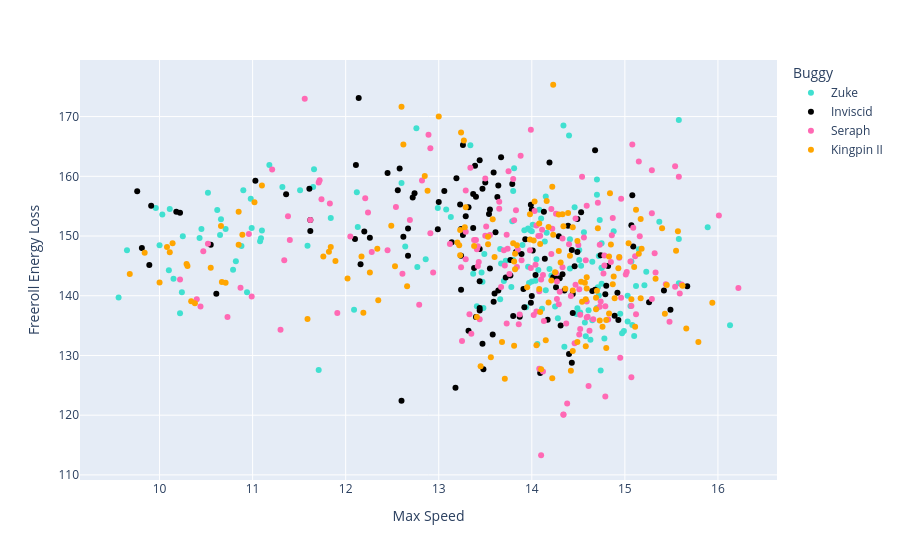

Write notebook code for a chart like this one.
### Code cell
px.scatter(freerolls, x='Max Speed', y='Freeroll Energy Loss', color='Buggy', hover_data=['Driver', 'Buggy', 'Date', 'Roll Number', 'Roll Start Time'], color_discrete_map=cmap)

### Figure 1 — Plotly figure (JSON) as saved in the notebook; plotly's stock layout.template omitted (floating-point values rounded to 4 significant figures; data arrays with more than 128 entries replaced by an {"elided": "..."} marker saying what was removed)
{"data": [{"customdata": {"elided": "142x5 mixed values"}, "hovertemplate": "Buggy=%{customdata[1]}<br>Max Speed=%{x}<br>Freeroll Energy Loss=%{y}<br>Driver=%{customdata[0]}<br>Date=%{customdata[2]}<br>Roll Number=%{customdata[3]}<br>Roll Start Time=%{customdata[4]}<extra></extra>", "legendgroup": "Zuke", "marker": {"color": "turquoise", "symbol": "circle"}, "mode": "markers", "name": "Zuke", "orientation": "v", "showlegend": true, "type": "scatter", "x": {"elided": "142 float values"}, "xaxis": "x", "y": {"elided": "142 float values"}, "yaxis": "y"}, {"customdata": {"elided": "127x5 mixed values"}, "hovertemplate": "Buggy=%{customdata[1]}<br>Max Speed=%{x}<br>Freeroll Energy Loss=%{y}<br>Driver=%{customdata[0]}<br>Date=%{customdata[2]}<br>Roll Number=%{customdata[3]}<br>Roll Start Time=%{customdata[4]}<extra></extra>", "legendgroup": "Inviscid", "marker": {"color": "black", "symbol": "circle"}, "mode": "markers", "name": "Inviscid", "orientation": "v", "showlegend": true, "type": "scatter", "x": [14.44, 15.09, 13.58, 13.47, 14.4, 13.92, 13.59, 13.4, 13.44, 13.72, 13.26, 12.74, 12.26, 13.99, 13.24, 14.46, 13.55, 13.14, 14.65, 14.68, 15.49, 14.26, 14.3, 14.8, 14.09, 14.93, 11.62, 14.79, 14.74, 14.92, 14.29, 14.49, 13.44, 13.4, 13.06, 13.64, 12.72, 14.49, 14.53, 13.44, 14.13, 14.01, 14.0, 12.14, 13.18, 9.91, 9.76, 11.61, 12.62, 12.6, 12.67, 11.36, 12.11, 13.79, 13.0, 13.61, 12.2, 11.03, 13.44, 13.32, 12.1, 12.16, 13.64, 13.99, 13.67, 13.89, 13.37, 13.32, 14.19, 13.54, 13.5, 13.39, 14.14, 10.61, 13.23, 13.19, 13.24, 13.29, 9.81, 13.59, 9.89, 10.55, 13.37, 13.93, 13.44, 13.48, 13.83, 12.45, 13.26, 13.24, 12.56, 13.77, 13.6, 14.31, 13.91, 14.17, 13.87, 10.18, 10.22, 13.38, 12.67, 13.55, 15.42, 15.07, 14.25, 14.43, 13.63, 14.82, 14.23, 12.58, 13.47, 11.62, 14.44, 14.04, 13.8, 13.77, 14.35, 14.33, 15.26, 14.43, 14.89, 15.67, 14.68, 15.08, 12.99, 14.0, 14.39], "xaxis": "x", "y": [137.1, 148.2, 133.5, 157.9, 130.2, 138.1, 139.0, 136.4, 142.4, 143.0, 150.2, 157.2, 149.7, 138.8, 141.0, 144.9, 144.6, 148.9, 140.8, 164.4, 137.6, 141.4, 142.9, 141.7, 127.1, 135.9, 152.7, 140.3, 146.8, 140.5, 149.9, 147.3, 162.7, 156.6, 157.5, 158.4, 156.5, 152.8, 154.0, 137.5, 154.1, 147.6, 140.0, 173.1, 124.6, 155.1, 157.5, 157.9, 149.9, 122.4, 151.3, 157.0, 161.9, 158.7, 155.7, 150.7, 150.8, 159.3, 138.0, 134.1, 149.5, 145.3, 140.9, 155.2, 163.2, 147.0, 151.3, 154.8, 162.3, 153.7, 159.0, 161.8, 146.2, 140.3, 155.3, 159.7, 151.2, 153.3, 148.0, 160.6, 145.1, 148.5, 157.0, 149.4, 147.8, 127.7, 147.3, 160.5, 165.3, 146.7, 157.7, 146.0, 140.4, 135.0, 141.1, 136.0, 136.5, 154.1, 153.9, 144.7, 146.7, 154.4, 140.9, 151.8, 143.0, 147.7, 156.6, 145.0, 143.1, 161.3, 131.9, 150.8, 140.3, 143.5, 136.6, 143.4, 140.9, 143.6, 138.9, 128.8, 136.7, 141.6, 141.0, 156.8, 151.1, 154.5, 151.7], "yaxis": "y"}, {"customdata": {"elided": "169x5 mixed values"}, "hovertemplate": "Buggy=%{customdata[1]}<br>Max Speed=%{x}<br>Freeroll Energy Loss=%{y}<br>Driver=%{customdata[0]}<br>Date=%{customdata[2]}<br>Roll Number=%{customdata[3]}<br>Roll Start Time=%{customdata[4]}<extra></extra>", "legendgroup": "Seraph", "marker": {"color": "hotpink", "symbol": "circle"}, "mode": "markers", "name": "Seraph", "orientation": "v", "showlegend": true, "type": "scatter", "x": {"elided": "169 float values"}, "xaxis": "x", "y": {"elided": "169 float values"}, "yaxis": "y"}, {"customdata": {"elided": "140x5 mixed values"}, "hovertemplate": "Buggy=%{customdata[1]}<br>Max Speed=%{x}<br>Freeroll Energy Loss=%{y}<br>Driver=%{customdata[0]}<br>Date=%{customdata[2]}<br>Roll Number=%{customdata[3]}<br>Roll Start Time=%{customdata[4]}<extra></extra>", "legendgroup": "Kingpin II", "marker": {"color": "orange", "symbol": "circle"}, "mode": "markers", "name": "Kingpin II", "orientation": "v", "showlegend": true, "type": "scatter", "x": {"elided": "140 float values"}, "xaxis": "x", "y": {"elided": "140 float values"}, "yaxis": "y"}], "layout": {"legend": {"title": {"text": "Buggy"}, "tracegroupgap": 0}, "margin": {"t": 60}, "xaxis": {"anchor": "y", "domain": [0, 1], "title": {"text": "Max Speed"}}, "yaxis": {"anchor": "x", "domain": [0, 1], "title": {"text": "Freeroll Energy Loss"}}}}
